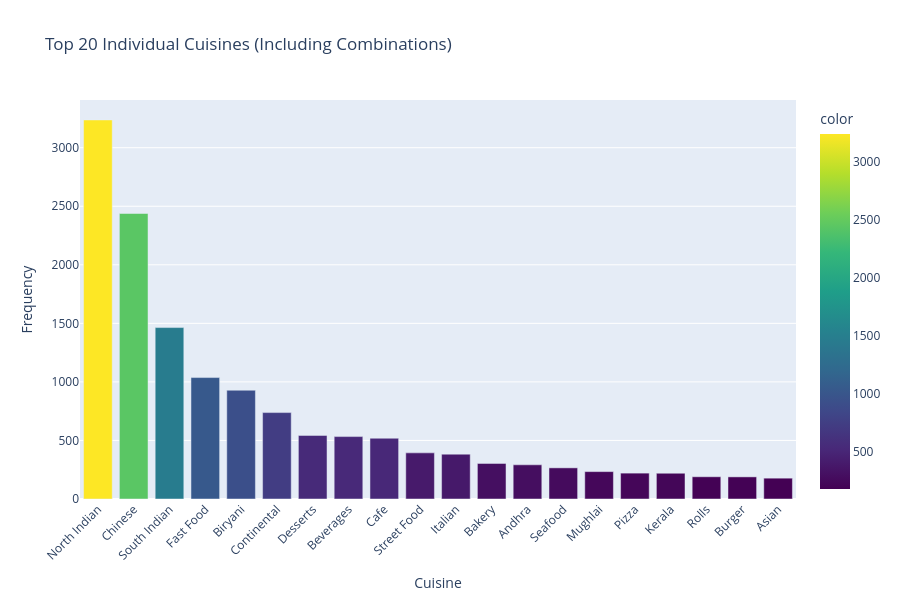

Write notebook code for a chart like this one.
### Code cell
# 6. Cuisine Combinations Analysis
# Extract all individual cuisines
all_cuisines = []
for cuisines_str in df['cuisines']:
    if pd.notna(cuisines_str):
        cuisines = [c.strip() for c in str(cuisines_str).split(',')]
        all_cuisines.extend(cuisines)

cuisine_counter = Counter(all_cuisines)
top_20_individual = dict(cuisine_counter.most_common(20))

fig = px.bar(
    x=list(top_20_individual.keys()),
    y=list(top_20_individual.values()),
    title='Top 20 Individual Cuisines (Including Combinations)',
    labels={'x': 'Cuisine', 'y': 'Frequency'},
    color=list(top_20_individual.values()),
    color_continuous_scale='Viridis'
)

fig.update_layout(height=600, xaxis_tickangle=-45, showlegend=False)
fig.show()

print("\nTop 20 Individual Cuisines:")
for cuisine, count in list(cuisine_counter.most_common(20)):
    print(f"  {cuisine}: {count}")

### Figure 1 — Plotly figure (JSON) as saved in the notebook; plotly's stock layout.template omitted (floating-point values rounded to 4 significant figures)
{"data": [{"alignmentgroup": "True", "hovertemplate": "Cuisine=%{x}<br>Frequency=%{y}<br>color=%{marker.color}<extra></extra>", "legendgroup": "", "marker": {"color": [3237, 2438, 1464, 1037, 929, 738, 543, 533, 519, 394, 383, 304, 292, 266, 234, 221, 220, 190, 189, 178], "coloraxis": "coloraxis", "pattern": {"shape": ""}}, "name": "", "offsetgroup": "", "orientation": "v", "showlegend": false, "textposition": "auto", "type": "bar", "x": ["North Indian", "Chinese", "South Indian", "Fast Food", "Biryani", "Continental", "Desserts", "Beverages", "Cafe", "Street Food", "Italian", "Bakery", "Andhra", "Seafood", "Mughlai", "Pizza", "Kerala", "Rolls", "Burger", "Asian"], "xaxis": "x", "y": [3237, 2438, 1464, 1037, 929, 738, 543, 533, 519, 394, 383, 304, 292, 266, 234, 221, 220, 190, 189, 178], "yaxis": "y"}], "layout": {"barmode": "relative", "coloraxis": {"colorbar": {"title": {"text": "color"}}, "colorscale": [[0, "#440154"], [0.1111, "#482878"], [0.2222, "#3e4989"], [0.3333, "#31688e"], [0.4444, "#26828e"], [0.5556, "#1f9e89"], [0.6667, "#35b779"], [0.7778, "#6ece58"], [0.8889, "#b5de2b"], [1, "#fde725"]]}, "height": 600, "legend": {"tracegroupgap": 0}, "showlegend": false, "title": {"text": "Top 20 Individual Cuisines (Including Combinations)"}, "xaxis": {"anchor": "y", "domain": [0, 1], "tickangle": -45, "title": {"text": "Cuisine"}}, "yaxis": {"anchor": "x", "domain": [0, 1], "title": {"text": "Frequency"}}}}
